Frame 1 (no input): blank canvas, image omitted
Frame 60 (the mouse pressed at the canvas centre just before this capture): blank canvas, image omitted
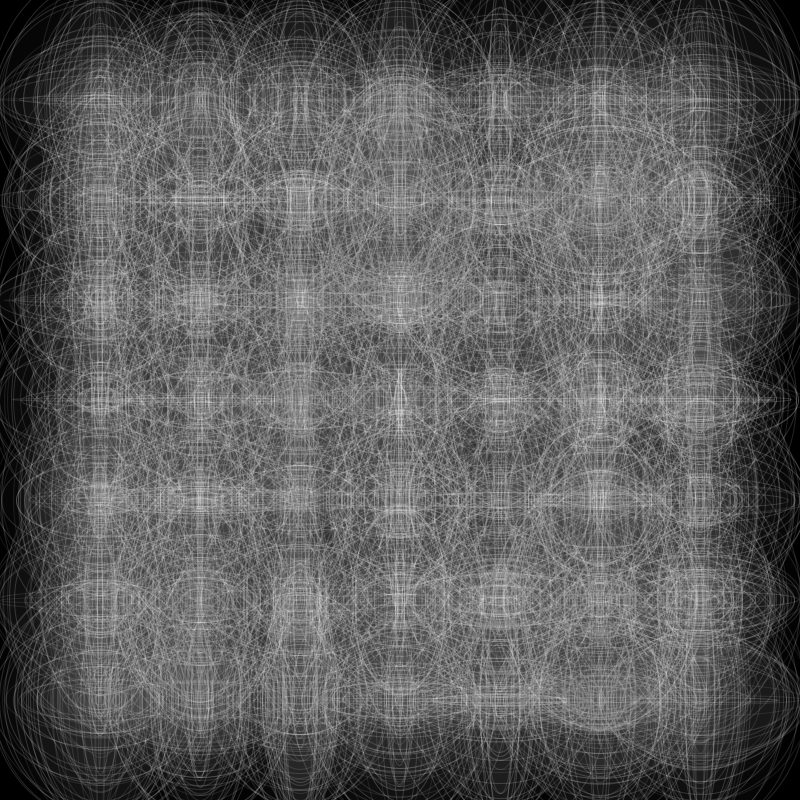
Frame 120 (the mouse held since frame 60 and released just before this capture)

The Processing sketch whose frames 1 and 60 were blank and that drew this single picture after the mouse press (run headless with seeded random() and noise(); from frame 60 on, the mouse is pressed at the canvas centre):

// Processing sketch: processing_156662
// ── processing_156662.pde

int xPos, yPos; 
int xPos2, yPos2;
float dia1;
float dia2;
float opacity;
int divisor = 8;

void setup(){
  size(800, 800);
  background(0);
}

void draw(){
    xPos = pmouseX;
    yPos = pmouseY;
  //  xPos2 = (pmouseX + (width/4));
  //  yPos2 = (pmouseY + (height/4));
     for (int xPos = width/divisor; xPos < width; xPos += width/divisor) {
       for (int yPos = height/divisor; yPos < height; yPos+= height/divisor) {
        opacity = (int(map((random(5, 40)), 0, 5, 0, 25)));
         stroke(255, 255, 255,random (20, 45));
        if (mousePressed == true){
          ellipse(xPos, yPos, dia1, dia2);
          noStroke();
          fill (255, 255, 255, opacity/75);
          dia1 = (random (1, 220));
          dia2 = (random (1, 280));
        }
      }
    }
 //   if (mouseX > width/4 && pmouseX > width/4){
 //     ellipse(xPos2, yPos2, dia1, dia2);
 //     noStroke();
 //     fill (255, 255, 255, opacity);
 //  }
}    
